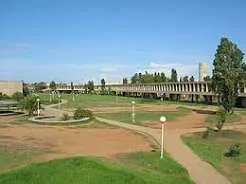
#> input picture usthb.jpg, 246 x 184 px
$ jupyter execute image_processing_noise_filters_histograms.ipynb   (shell and % lines are left out)
#> lines starting #> are read from the running program, lines starting #| are printed output that depends on the picture
# Image Processing: Noise, Filtering and Histograms

This notebook loads `usthb.jpg`, converts it to grayscale, adds Gaussian noise, applies smoothing filters, and compares image histograms before and after intensity transformations and histogram equalization.

**Before running:** put `usthb.jpg` in the same folder as this notebook.

[cell 1]
import cv2
import numpy as np
import matplotlib.pyplot as plt

## 1. Load the image and convert it to grayscale

[cell 2]
img = cv2.imread("usthb.jpg", cv2.IMREAD_COLOR)
#> img is the input picture: shape (184, 246, 3); mean B, G, R 140, 148.8, 130.4

if img is None:
    raise FileNotFoundError("Image could not be loaded. Put usthb.jpg next to the notebook or update the path.")

# OpenCV loads color images in BGR format; convert to grayscale.
gray = cv2.cvtColor(img, cv2.COLOR_BGR2GRAY)
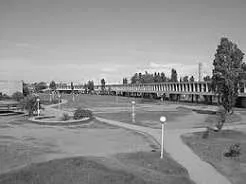
#> gray: shape (184, 246); min 0, max 255, mean 142.3

plt.figure(figsize=(7, 5))
plt.imshow(gray, cmap='gray', vmin=0, vmax=255)
plt.title('Grayscale Image')
plt.axis('off')
plt.show()

## 2. Generate and add Gaussian noise

[cell 3]
# Generate Gaussian noise with mean 0 and standard deviation 25.
noise = np.random.normal(loc=0, scale=25, size=gray.shape)

# Add the noise using float values, then clip to the valid pixel range.
noisy = gray.astype(np.float32) + noise
noisy = np.clip(noisy, 0, 255).astype(np.uint8)
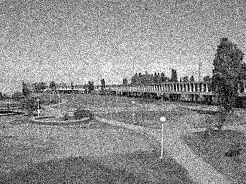
#> noisy: shape (184, 246); min 0, max 255, mean 141.7

# Normalize the noise only to make it visible as an image.
noise_display = cv2.normalize(noise, None, 0, 255, cv2.NORM_MINMAX).astype(np.uint8)
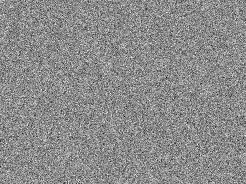
#> noise: shape (184, 246) float64; min -116.5, max 95.79, mean 0; drawn with min black and max white

fig, axes = plt.subplots(1, 3, figsize=(15, 5))
axes[0].imshow(gray, cmap='gray', vmin=0, vmax=255)
axes[0].set_title('Original grayscale')
axes[1].imshow(noise_display, cmap='gray')
axes[1].set_title('Generated noise (display)')
axes[2].imshow(noisy, cmap='gray', vmin=0, vmax=255)
axes[2].set_title('Noisy image')
for ax in axes:
    ax.axis('off')
plt.tight_layout()
plt.show()
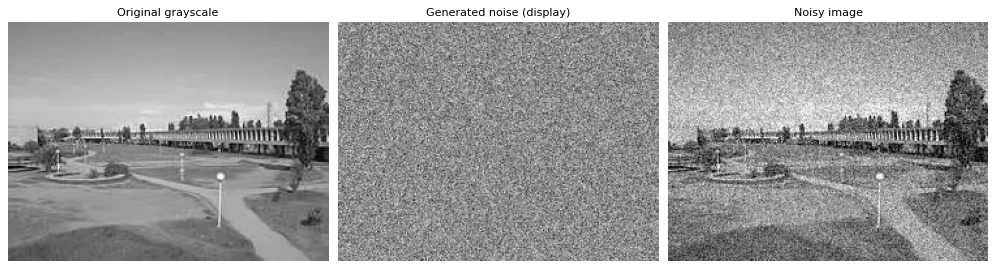
#> figure drawn by matplotlib, 3 panels

## 3. Apply smoothing filters

The kernel size must be a positive odd number. The helper below converts a slider value into an odd kernel size using `2 * value + 1`.

[cell 4]
def show_filters(value=2):
#> called with value = 2
    k = 2 * value + 1

    mean_filtered = cv2.blur(noisy, (k, k))
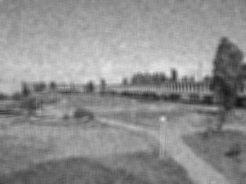
#> mean_filtered: shape (184, 246); min 20, max 229, mean 141.7
    gaussian_filtered = cv2.GaussianBlur(noisy, (k, k), 0)
    median_filtered = cv2.medianBlur(noisy, k)

    fig, axes = plt.subplots(1, 4, figsize=(18, 5))
    images = [noisy, mean_filtered, gaussian_filtered, median_filtered]
    titles = [
        'Noisy image',
        f'Mean filter ({k}×{k})',
        f'Gaussian filter ({k}×{k})',
        f'Median filter ({k}×{k})'
    ]

    for ax, image, title in zip(axes, images, titles):
        ax.imshow(image, cmap='gray', vmin=0, vmax=255)
        ax.set_title(title)
        ax.axis('off')
#> this loop made 4 passes
#> title on passes 1 to 4: 'Noisy image', 'Mean filter (5×5)', 'Gaussian filter (5×5)', 'Median filter (5×5)'

    plt.tight_layout()
    plt.show()

show_filters(2)  # Kernel size = 5 × 5

### Optional: interactive kernel-size slider

Run this cell if `ipywidgets` is installed. It replaces the OpenCV trackbars, which do not work reliably inside Jupyter Notebook.

[cell 5]
try:
    import ipywidgets as widgets
    from IPython.display import display

    slider = widgets.IntSlider(value=2, min=1, max=20, step=1, description='Kernel value:')
    display(widgets.interactive(show_filters, value=slider))
#> the sliders are set to value = 2
#> the loop in show_filters (call 2), `for ax, image, title in zip(axes, images, titles):` made 4 passes
except ImportError:
    print('ipywidgets is not installed. Run: %pip install ipywidgets')

## 4. Histograms after intensity transformations

[cell 6]
# Calculate the original grayscale histogram.
hist = cv2.calcHist([gray], [0], None, [256], [0, 256])
#> hist = 256 values, max 947 at index 156, min 0 at index 248, mean 176.8

# Divide intensities by 2, reducing the range to approximately 0–127.
gray2 = (gray / 2).astype(np.uint8)
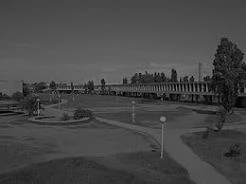
#> gray2: shape (184, 246); min 0, max 127, mean 70.9

# Divide by 2 and shift intensities upward by 127.
gray3 = (gray / 2 + 127).astype(np.uint8)
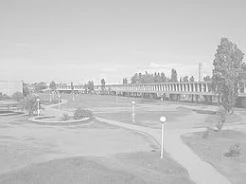
#> gray3: shape (184, 246); min 127, max 254, mean 197.9

hist2 = cv2.calcHist([gray2], [0], None, [256], [0, 256])
#> hist2 = 256 values, max 1644 at index 78, min 0 at index 128, mean 176.8
hist3 = cv2.calcHist([gray3], [0], None, [256], [0, 256])
#> hist3 = 256 values, max 1644 at index 205, min 0 at index 0, mean 176.8

fig, axes = plt.subplots(1, 2, figsize=(14, 5))
axes[0].imshow(gray, cmap='gray', vmin=0, vmax=255)
axes[0].set_title('Original grayscale')
axes[0].axis('off')
axes[1].imshow(gray2, cmap='gray', vmin=0, vmax=255)
axes[1].set_title('Intensity divided by 2')
axes[1].axis('off')
plt.tight_layout()
plt.show()

plt.figure(figsize=(10, 5))
plt.plot(hist, label='Original')
plt.plot(hist2, label='Divided by 2')
plt.plot(hist3, label='Divided by 2 + 127')
plt.title('Histograms after intensity transformations')
plt.xlabel('Pixel intensity')
plt.ylabel('Number of pixels')
plt.xlim([0, 256])
plt.legend()
plt.grid(alpha=0.2)
plt.show()
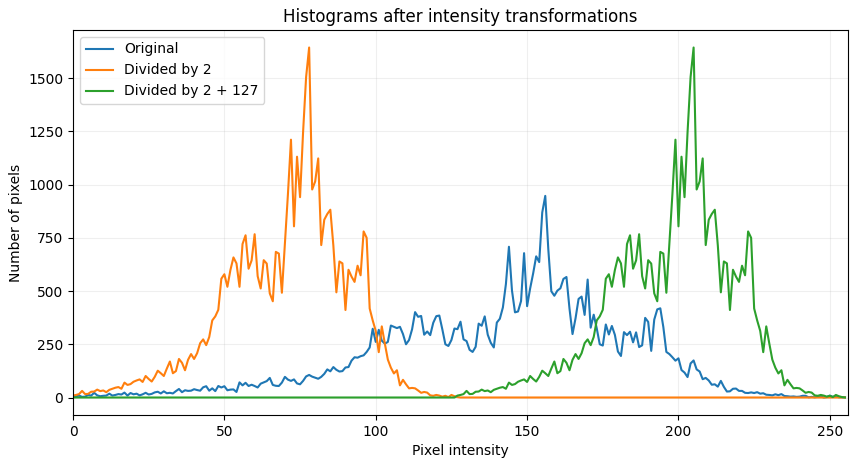
#> figure drawn by matplotlib, 1 panel; curve peaks at x = 156, y = 947; curve peaks at x = 78, y = 1644; curve peaks at x = 205, y = 1644

## 5. Histogram equalization

[cell 7]
# gray is already an 8-bit image (0–255), so no multiplication by 255 is needed.
gray_eq = cv2.equalizeHist(gray)
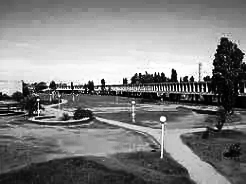
#> gray_eq: shape (184, 246); min 0, max 255, mean 128.5

hist_original = cv2.calcHist([gray], [0], None, [256], [0, 256])
#> hist_original has the same summary as hist
hist_equalized = cv2.calcHist([gray_eq], [0], None, [256], [0, 256])
#> hist_equalized = 256 values, max 947 at index 157, min 0 at index 34, mean 176.8

fig, axes = plt.subplots(2, 2, figsize=(12, 9))
axes[0, 0].imshow(gray, cmap='gray', vmin=0, vmax=255)
axes[0, 0].set_title('Original grayscale image')
axes[0, 1].imshow(gray_eq, cmap='gray', vmin=0, vmax=255)
axes[0, 1].set_title('Histogram-equalized image')
axes[1, 0].plot(hist_original)
axes[1, 0].set_title('Original histogram')
axes[1, 1].plot(hist_equalized)
axes[1, 1].set_title('Equalized histogram')

for ax in axes[0, :]:
    ax.axis('off')
for ax in axes[1, :]:
    ax.set_xlabel('Pixel intensity')
    ax.set_ylabel('Number of pixels')
    ax.set_xlim([0, 256])
    ax.grid(alpha=0.2)

plt.tight_layout()
plt.show()
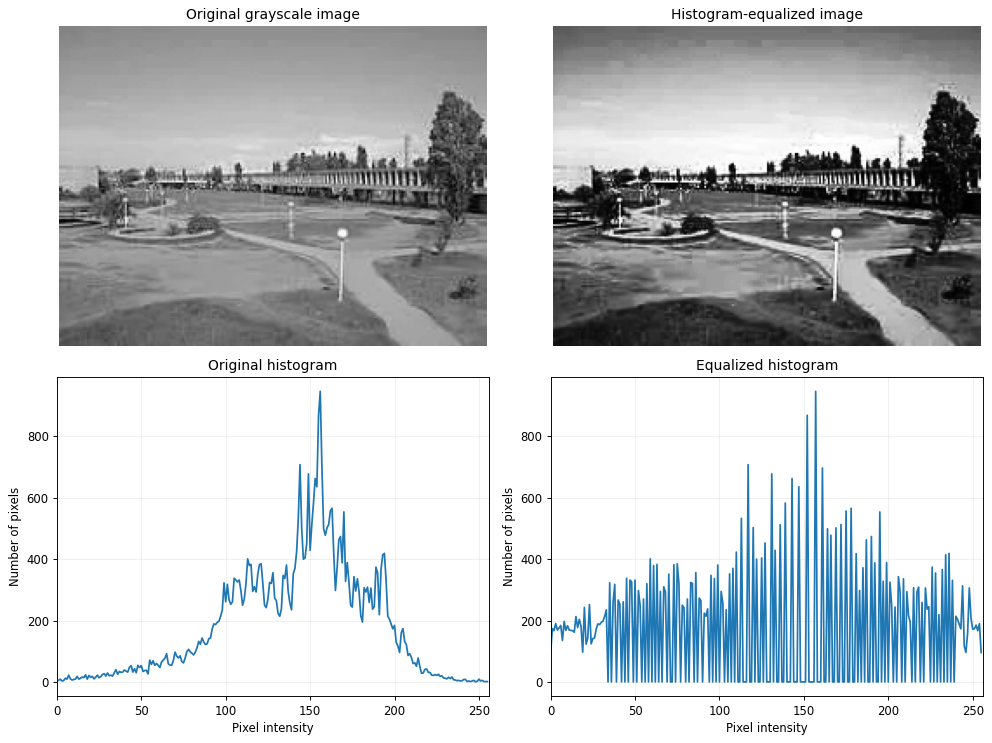
#> figure drawn by matplotlib, 4 panels; panel 3: curve peaks at x = 156, y = 947; panel 4: curve peaks at x = 157, y = 947
